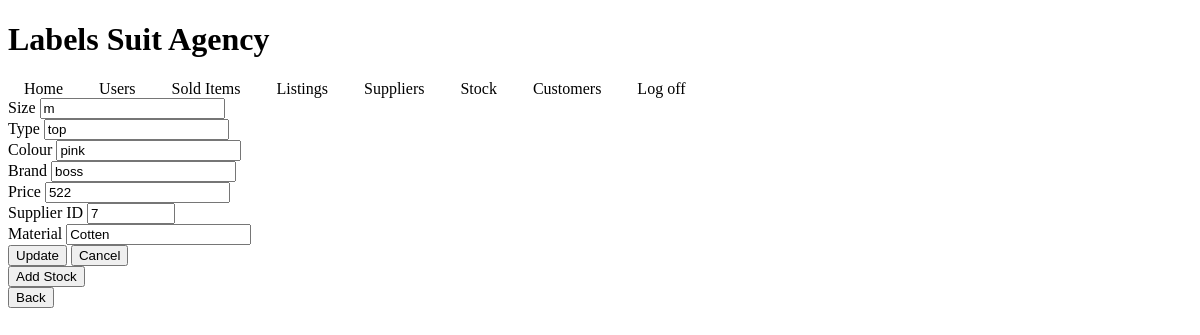
The app's page /editstock/1, older data.
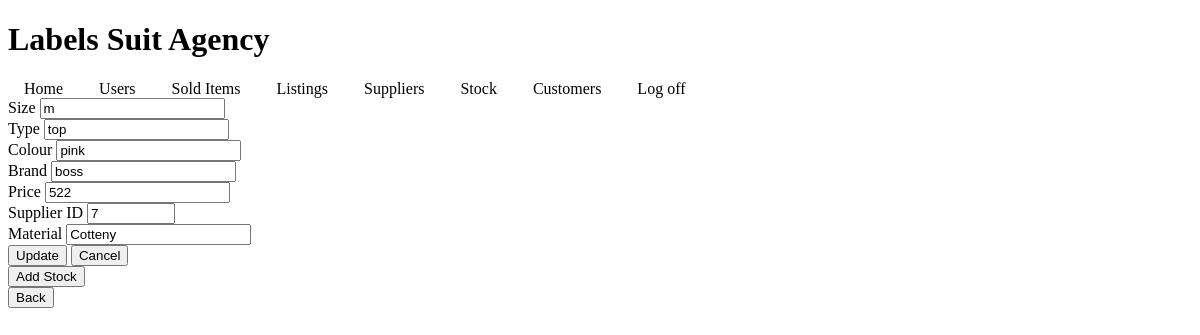
The same page, newer data.
### app.py (models this page shows, shortened)
class stock(db.Model):
    __tablename__ = 'stock'
    stockid = db.Column(db.Integer, primary_key = True)
    size = db.Column(db.String(3))
    type = db.Column(db.String)
    colour = db.Column(db.String)
    brand = db.Column(db.String)
    price = db.Column(db.Float)
    supplierid = db.Column(db.Integer)
    material = db.Column(db.String)

### app.py (the view)
@app.route('/editstock/<int:stockid>', methods=['GET', 'POST'])
def editstock(stockid):
        qry = db.session.query(stock).filter( stock.stockid == stockid)
        stockid = qry.first()
        if stockid:
                form = EditStockForm(formdata=request.form, obj = stockid)
                if request.method == 'POST' and form.validate():
                        save_stock(stockid,form)
                        flash ('Stock updated!')
                        return redirect ('/stockpage')
                return render_template('stockpage.html', form=form)
        else:
                return 'Error loading the customer'.format(stockid=stockid)

### forms.py
class EditStockForm(FlaskForm):
    size = StringField('Size', [InputRequired(),
    Regexp(r'^[A-Za-z\s\-\'\'\/]+$', message= "Invalid Size"),
    Length(min=0,max=3, message="Too many characters for Size")
    ])
    type = StringField('Type', [InputRequired(),
    Regexp(r'^[A-Za-z\s\-\'\'\/]+$', message= "Invalid Type of clothing"),
    ])
    colour = StringField('Colour', [InputRequired(),
    Regexp(r'^[A-Za-z\s\-\'\'\/]+$', message= "Invalid Colour"),
    ])
    brand = StringField('Brand', [InputRequired(),
    Regexp(r'^[A-Za-z\s\-\'\'\/]+$', message= "Invalid Brand"),
    ])
    price = FloatField('Price', [InputRequired(),
    NumberRange(min=1.00, message= "Invalid Price Range. Please enter a price of at least £1"),
    ])
    supplierid = IntegerField('Supplier ID', [InputRequired(),
    NumberRange(min=1.00, max=4000, message= "Invalid Supplier ID")
    ])
    material = StringField('Material', [InputRequired(),
    Regexp(r'^[A-Za-z\s\-\'\'\/]+$', message= "Invalid Material"),
    ])
    update = SubmitField('Update')
    cancel = SubmitField('Cancel')

### templates/stockpage.html (shortened to what this page needs)
{% import "bootstrap/wtf.html" as wtf %}
{% extends "base.html"%}
{% block body %}
{{ wtf.quick_form(form) }}
<a href="./addstock"><button>Add Stock</button></a>
<div class="back">
    <a href="./loggedin"><button>Back</button></a>
</div>
{% endblock %}

### templates/base.html (shortened to what this page needs)
<!DOCTYPE html>
<html lang="en">
<head>
    <link rel="stylesheet" href="{{ url_for ('static', filename='css/main.css') }}">
</head>
<body>
    <div class="banner">
        <h1>Labels Suit Agency <img id ="logo-tick" src=./resources/images/Logo.png alt=""> </h1>
    </div>
    <nav>
        <a href="/loggedin">Home</a>
        <a href="/userpage">Users</a>
        <a href="/solditems">Sold Items</a>
        <a href="/listingpage">Listings</a>
        <a href="/supplierpage">Suppliers</a>
        <a href="/stockpage">Stock</a>
        <a href="/customerpage">Customers</a>
        <a href="/logoff">Log off</a>
    </nav>
    {% block body %} {% endblock %}
</body>
</html>

### css/main.css (style rules this page uses)
nav { text-align: left; }
nav a { text-decoration: none; padding: 1em; color: black; border-radius: 5px; }

Row changes from the older to the newer data that the page shows:
changed stock "top": material "Cotten" → "Cotteny"
